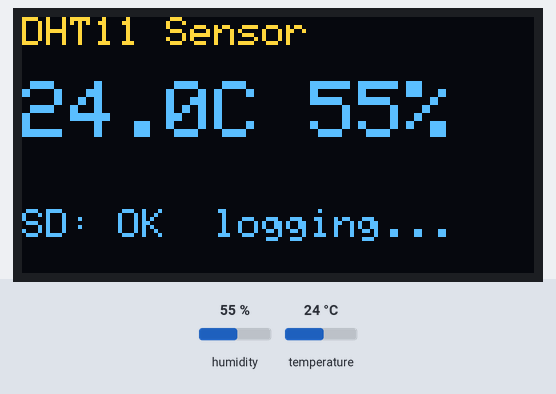
This sketch was run on a simulated ESP32. Shown: 128×64 one-colour display. Inputs (shaded band) come from the test bench; at power-on: humidity 55 %, temperature 24 °C. The OLED is the two-colour kind (top 16 rows yellow); storage starts empty; what the sketch prints to the serial monitor is not drawn.

Above: at 3.3 s.
3.4 s: humidity set to 22 %
At 4.9 s:
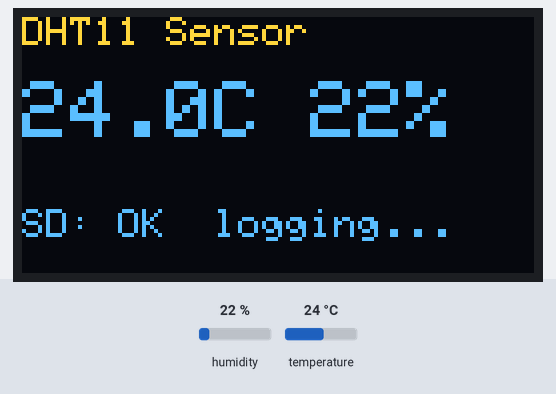
6.2 s: temperature set to 12 °C
At 6.8 s:
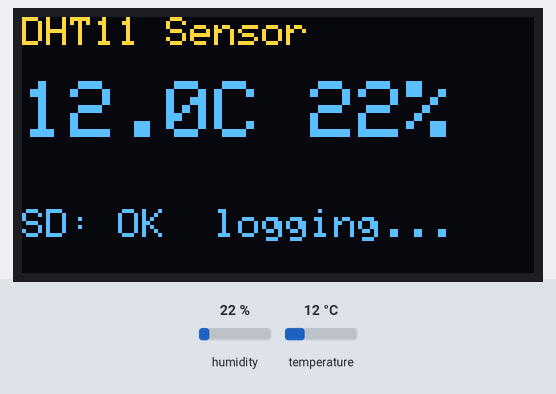
9.0 s: humidity set to 40 %
At 11.6 s:
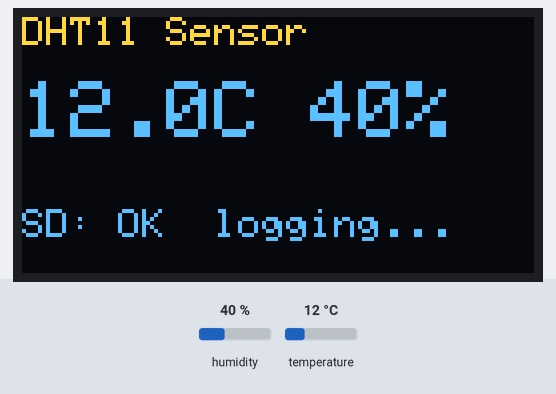
11.9 s: temperature set to 19 °C
At 13.4 s:
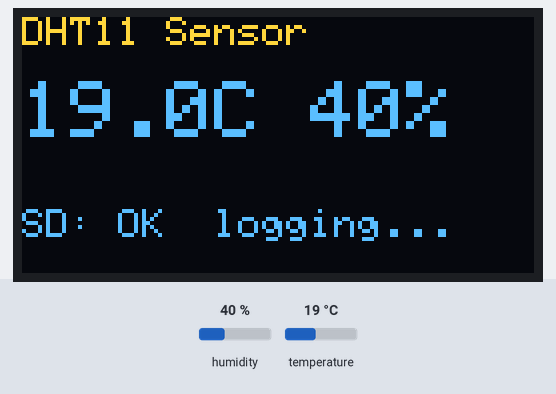
Timing chart, 0 to 14.9 s (numbered marks = the images above; inputs shaded):
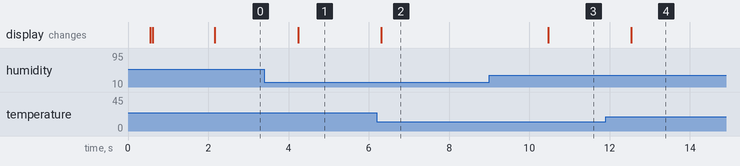

Measured:
- after the input at 3.4 s, the display: changes after 0.84 s (image 1)
- after the input at 6.2 s, the display: changes after 0.12 s (image 2)
- after the input at 9.0 s, the display: changes after 1.5 s (image 3)
- after the input at 11.9 s, the display: changes after 0.63 s (image 4)

The sketch:

CFL04_SDCard_DHT11_OLED.ino
```cpp
/*
  ESP32 + DHT11 + OLED + microSD Logger
  - SD (SPI): CS=5, MOSI=23, MISO=19, SCK=18
  - OLED (I2C): SDA=21, SCL=22
  - DHT11: DATA -> GPIO14 (can use any digital pin)
*/

#include <SPI.h>
#include <SD.h>
#include <Wire.h>
#include <Adafruit_GFX.h>
#include <Adafruit_SSD1306.h>
#include "DHT.h"

// -------- OLED Setup --------
#define SCREEN_WIDTH 128
#define SCREEN_HEIGHT 64
Adafruit_SSD1306 display(SCREEN_WIDTH, SCREEN_HEIGHT, &Wire, -1);

// -------- DHT Setup --------
#define DHTPIN 33
#define DHTTYPE DHT11
DHT dht(DHTPIN, DHTTYPE);

// -------- SD Setup --------
const int SD_CS = 5;
const char* LOG_PATH = "/dht_log.csv";
const unsigned long LOG_INTERVAL_MS = 1000; // log every 1 second

File myFile;
unsigned long lastLog = 0;
bool sd_ok = false;

// -------- Helper Functions --------
void writeHeaderIfNeeded() {
  if (!SD.exists(LOG_PATH)) {
    myFile = SD.open(LOG_PATH, FILE_WRITE);
    if (myFile) {
      myFile.println("millis,temperature_C,humidity_%");
      myFile.close();
      Serial.println("Created log file with header.");
    } else {
      Serial.println("Failed to create log file for header.");
    }
  }
}

void appendCSV(unsigned long t_ms, float temp, float hum) {
  myFile = SD.open(LOG_PATH, FILE_APPEND);
  if (myFile) {
    myFile.printf("%lu,%.2f,%.2f\n", t_ms, temp, hum);
    myFile.close();
    Serial.printf("Logged: %lu, %.2f C, %.2f %%\n", t_ms, temp, hum);
  } else {
    Serial.println("Error opening log file for append.");
  }
}

void showOnOLED(float temp, float hum) {
  display.clearDisplay();
  display.setTextColor(SSD1306_WHITE);

  display.setTextSize(1);
  display.setCursor(0, 0);
  display.println("DHT11 Sensor");

  display.setTextSize(2);
  display.setCursor(0, 16);
  display.printf("%.1fC", temp);
  display.setCursor(72, 16);
  display.printf("%.0f%%", hum);

  display.setTextSize(1);
  display.setCursor(0, 48);
  if (sd_ok) {
    display.println("SD: OK  logging...");
  } else {
    display.println("SD: FAILED (no logging)");
  }

  display.display();
}

// -------- Setup --------
void setup() {
  Serial.begin(115200);
  delay(500);

  // OLED init
  if (!display.begin(SSD1306_SWITCHCAPVCC, 0x3C)) {
    Serial.println(F("SSD1306 allocation failed"));
    for(;;);
  }
  display.clearDisplay();
  display.setTextSize(1);
  display.setTextColor(SSD1306_WHITE);
  display.setCursor(0, 0);
  display.println("Initializing...");
  display.display();

  // DHT init
  dht.begin();

  // SD init
  Serial.println("Initializing SD card...");
  if (!SD.begin(SD_CS)) {
    Serial.println("SD initialization failed!");
    sd_ok = false;
  } else {
    Serial.println("SD initialization done.");
    sd_ok = true;
    writeHeaderIfNeeded();
  }

  // Initial splash
  display.clearDisplay();
  display.setTextSize(1);
  display.setCursor(0, 0);
  display.println("DHT11 Logger");
  display.setCursor(0, 12);
  display.println(sd_ok ? "SD Ready" : "SD Failed");
  display.setCursor(0, 24);
  display.println("OLED Ready");
  display.display();
  delay(1500);
}

// -------- Loop --------
void loop() {
  float temp = dht.readTemperature(); // °C
  float hum = dht.readHumidity();     // %

  if (isnan(temp) || isnan(hum)) {
    Serial.println("Failed to read from DHT sensor!");
    delay(2000);
    return;
  }

  // Print to Serial
  Serial.printf("Temp: %.2f °C, Humidity: %.2f %%\n", temp, hum);

  // Show on OLED
  showOnOLED(temp, hum);

  // Periodic logging
  unsigned long now = millis();
  if (sd_ok && (now - lastLog >= LOG_INTERVAL_MS)) {
    appendCSV(now, temp, hum);
    lastLog = now;
  }

  delay(200); // fast OLED updates
}
```
